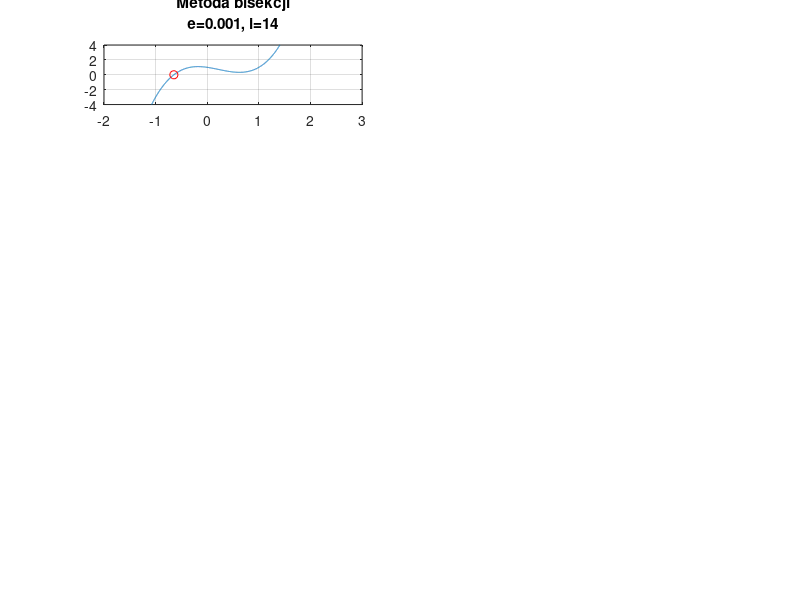

The MATLAB script that drew this image: (Note: this script raises an error after producing the figure.)
clc; clear all;
%% Przykładowa funkcja
dx = 0.001;
x = -2:dx:3;
f=@(p)3*p.^3-2*p.^2-p+1;
a=[3,-2,-1,1];
y=f(x);

%% Deklaracja tablicy dla licznika iteracji oraz wykresu
i_bi=zeros(1,5);
i_ne=zeros(1,5);
figure(1)
%% Metoda bisekcji
iM1=30;
e = 0.001;
for j=1:5
    i1=1;
    x2=x;
    while (i1<iM1 && abs(x2(end)-x2(1))>e && length(x2) ~= 1)
        i1=i1+1;
        s=((x2(1)+x2(end))/2);
        if f(x2(1))*f(s) < 0
           x2=x2(1):dx:s;
        else
            x2=s:dx:x2(end);
         end
    end
    
    subplot(5,2,(2*j-1))
    plot(x,y);
    hold on, grid on;
    plot(x2,f(x2),'ro');
    ylim([-4,4]);
    
    if j==1
        title({'Metoda bisekcji',['e=',num2str(e),', i=',num2str(i1)]});
    else
        title(['e=',num2str(e),', i=',num2str(i1)]);
    end
       e=round(e*3.5,3);
    i_bi(j)=i1;
end
%% Metoda Newtona
iM2=30;
e = 0.001;
for j=1:5
    i2=1;
    x3=-0.8;
    while (i2<iM2 && abs((f(x3)/((f(x3+dx)-f(x3))/dx)))> e && abs(f(x3))>e)
        i2 = i2+1;
        x3=x3 - (f(x3)/((f(x3+dx)-f(x3))/dx));
    end
    
    subplot(5,2,(2*j))
    plot(x,y);
    hold on, grid on;
    plot(x3,f(x3),'ro');
    ylim([-4,4]);
    
    if j==1
        title({'Metoda Newtona',['e=',num2str(e),', i=',num2str(i2)]});
    else
        title(['e=',num2str(e),', i=',num2str(i2)]);
    end
    e=round(e*3.5,3);
    i_ne(j)=i2;
end